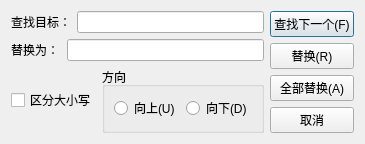
<?xml version="1.0" encoding="UTF-8"?>
<ui version="4.0">
 <class>ReplaceDialog</class>
 <widget class="QDialog" name="ReplaceDialog">
  <property name="geometry">
   <rect>
    <x>0</x>
    <y>0</y>
    <width>267</width>
    <height>107</height>
   </rect>
  </property>
  <property name="windowTitle">
   <string>替换</string>
  </property>
  <layout class="QHBoxLayout" name="horizontalLayout_5">
   <item>
    <layout class="QVBoxLayout" name="verticalLayout_2">
     <item>
      <layout class="QHBoxLayout" name="horizontalLayout">
       <item>
        <widget class="QLabel" name="label">
         <property name="sizePolicy">
          <sizepolicy hsizetype="Fixed" vsizetype="Fixed">
           <horstretch>0</horstretch>
           <verstretch>0</verstretch>
          </sizepolicy>
         </property>
         <property name="minimumSize">
          <size>
           <width>50</width>
           <height>0</height>
          </size>
         </property>
         <property name="maximumSize">
          <size>
           <width>100</width>
           <height>16777215</height>
          </size>
         </property>
         <property name="text">
          <string>查找目标：</string>
         </property>
        </widget>
       </item>
       <item>
        <widget class="QLineEdit" name="searchText"/>
       </item>
      </layout>
     </item>
     <item>
      <layout class="QHBoxLayout" name="horizontalLayout_2">
       <item>
        <widget class="QLabel" name="label_2">
         <property name="sizePolicy">
          <sizepolicy hsizetype="Fixed" vsizetype="Fixed">
           <horstretch>0</horstretch>
           <verstretch>0</verstretch>
          </sizepolicy>
         </property>
         <property name="minimumSize">
          <size>
           <width>50</width>
           <height>0</height>
          </size>
         </property>
         <property name="maximumSize">
          <size>
           <width>100</width>
           <height>16777215</height>
          </size>
         </property>
         <property name="text">
          <string>替换为：</string>
         </property>
        </widget>
       </item>
       <item>
        <widget class="QLineEdit" name="targetText"/>
       </item>
      </layout>
     </item>
     <item>
      <layout class="QHBoxLayout" name="horizontalLayout_4">
       <item>
        <widget class="QCheckBox" name="cbCaseSensetive">
         <property name="text">
          <string>区分大小写</string>
         </property>
        </widget>
       </item>
       <item>
        <widget class="QGroupBox" name="groupBox">
         <property name="title">
          <string>方向</string>
         </property>
         <layout class="QHBoxLayout" name="horizontalLayout_3">
          <item>
           <widget class="QRadioButton" name="rbUp">
            <property name="text">
             <string>向上(U)</string>
            </property>
           </widget>
          </item>
          <item>
           <widget class="QRadioButton" name="rbDown">
            <property name="text">
             <string>向下(D)</string>
            </property>
           </widget>
          </item>
         </layout>
        </widget>
       </item>
      </layout>
     </item>
    </layout>
   </item>
   <item>
    <layout class="QVBoxLayout" name="verticalLayout">
     <item>
      <widget class="QPushButton" name="pbFindNext">
       <property name="text">
        <string>查找下一个(F)</string>
       </property>
      </widget>
     </item>
     <item>
      <widget class="QPushButton" name="pbReplace">
       <property name="text">
        <string>替换(R)</string>
       </property>
      </widget>
     </item>
     <item>
      <widget class="QPushButton" name="pbAllReplace">
       <property name="text">
        <string>全部替换(A)</string>
       </property>
      </widget>
     </item>
     <item>
      <widget class="QPushButton" name="pbCancel">
       <property name="text">
        <string>取消</string>
       </property>
      </widget>
     </item>
    </layout>
   </item>
  </layout>
 </widget>
 <resources/>
 <connections/>
</ui>
